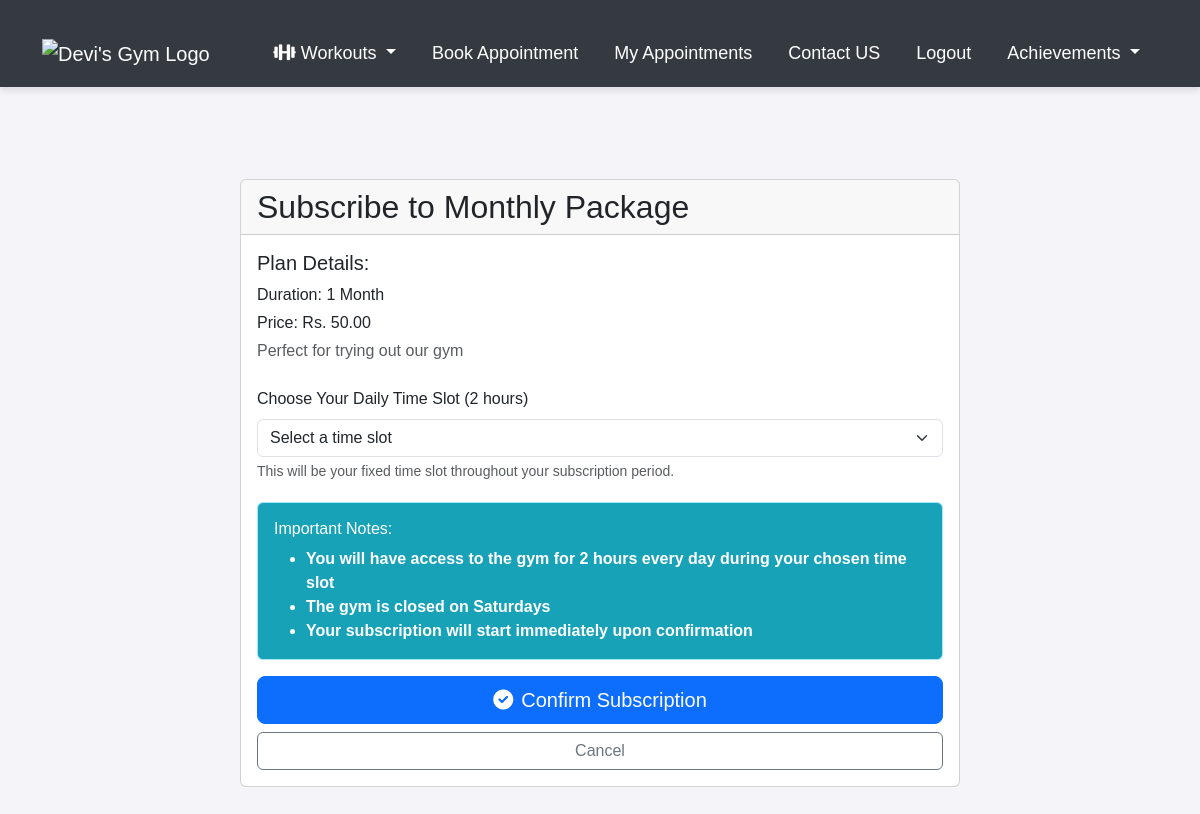
The page /subscribe/1/ (signed in) on the database its author committed.
### appointments/models.py (models this page shows, shortened)
class SubscriptionPlan(models.Model):
    DURATION_CHOICES = [
        (1, '1 Month'),
        (2, '2 Months'),
        (3, '3 Months'),
        (12, '1 Year'),
    ]
    name = models.CharField(max_length=100)
    duration_months = models.IntegerField(choices=DURATION_CHOICES)
    price = models.DecimalField(max_digits=10, decimal_places=2)
    description = models.TextField(blank=True)

### appointments/views.py (the view, shortened to what this page needs)
# urls.py: path('subscribe/<int:plan_id>/', views.subscribe, name='subscribe'),
@login_required
def subscribe(request, plan_id):
    plan = get_object_or_404(SubscriptionPlan, id=plan_id)
    time_slots = TimeSlot.objects.all()
    return render(request, 'appointments/subscribe.html', {
        'plan': plan,
        'time_slots': time_slots
    })

### appointments/models.py (called while the page is built)
    def __str__(self):
        return f"{self.start_time.strftime('%H:%M')} - {self.end_time.strftime('%H:%M')}"

### appointments/templates/appointments/subscribe.html (shortened to what this page needs)
{% extends 'appointments/base.html' %}
{% block content %}
<div class="container py-5">
    <div class="row justify-content-center">
        <div class="col-md-8">
            <div class="card">
                <div class="card-header">
                    <h2 class="card-title mb-0">Subscribe to {{ plan.name }}</h2>
                </div>
                <div class="card-body">
                    <div class="mb-4">
                        <h5>Plan Details:</h5>
                        <p class="mb-1">Duration: {{ plan.get_duration_months_display }}</p>
                        <p class="mb-1">Price: Rs. {{ plan.price }}</p>
                        {% if plan.description %}
                            <p class="text-muted">{{ plan.description }}</p>
                        {% endif %}
                    </div>
                    <form method="post">
                        <div class="mb-3">
                            <label for="time_slot" class="form-label">Choose Your Daily Time Slot (2 hours)</label>
                            <select name="time_slot" id="time_slot" class="form-select" required>
                                <option value="">Select a time slot</option>
                            </select>
                            <div class="form-text">This will be your fixed time slot throughout your subscription period.</div>
                        </div>
                        <div class="alert alert-info">
                            <h6 class="alert-heading">Important Notes:</h6>
                            <ul class="mb-0">
                                <li>You will have access to the gym for 2 hours every day during your chosen time slot</li>
                                <li>The gym is closed on Saturdays</li>
                                <li>Your subscription will start immediately upon confirmation</li>
                            </ul>
                        </div>
                        <div class="d-grid gap-2">
                            <button type="submit" class="btn btn-primary btn-lg">
                                <i class="fas fa-check-circle me-2"></i>Confirm Subscription
                            </button>
                            <a href="{% url 'home' %}" class="btn btn-outline-secondary">Cancel</a>
                        </div>
                    </form>
                </div>
            </div>
        </div>
    </div>
</div>
{% endblock %}

### appointments/templates/appointments/base.html (style rules this page uses)
body { font-family: 'Arial', sans-serif; background-color: #f4f4f9; color: #333; }
.container { padding-top: 20px; }
.alert { margin-top: 20px; font-size: 16px; font-weight: 600; }
.alert-info { background-color: #17a2b8; color: white; }

### rows shown on the page
SubscriptionPlan: name "Monthly Package", duration_months "1 Month", price "50.00", description "Perfect for trying out our gym"
